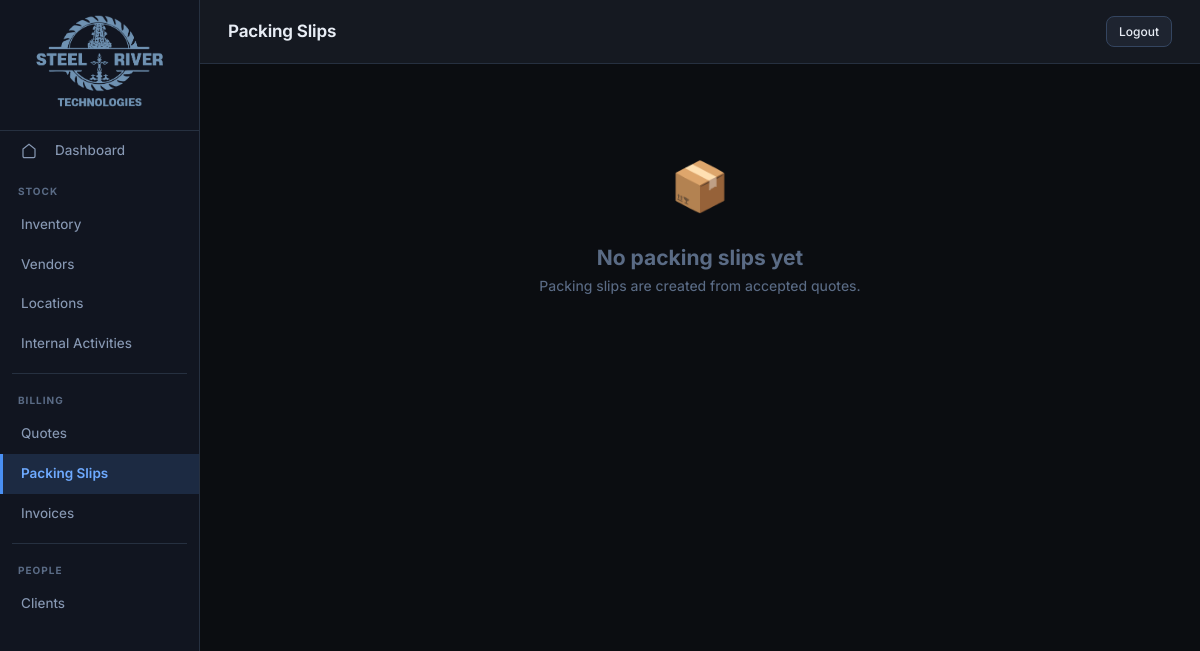
Page /packing-slips/ on the earlier database version.
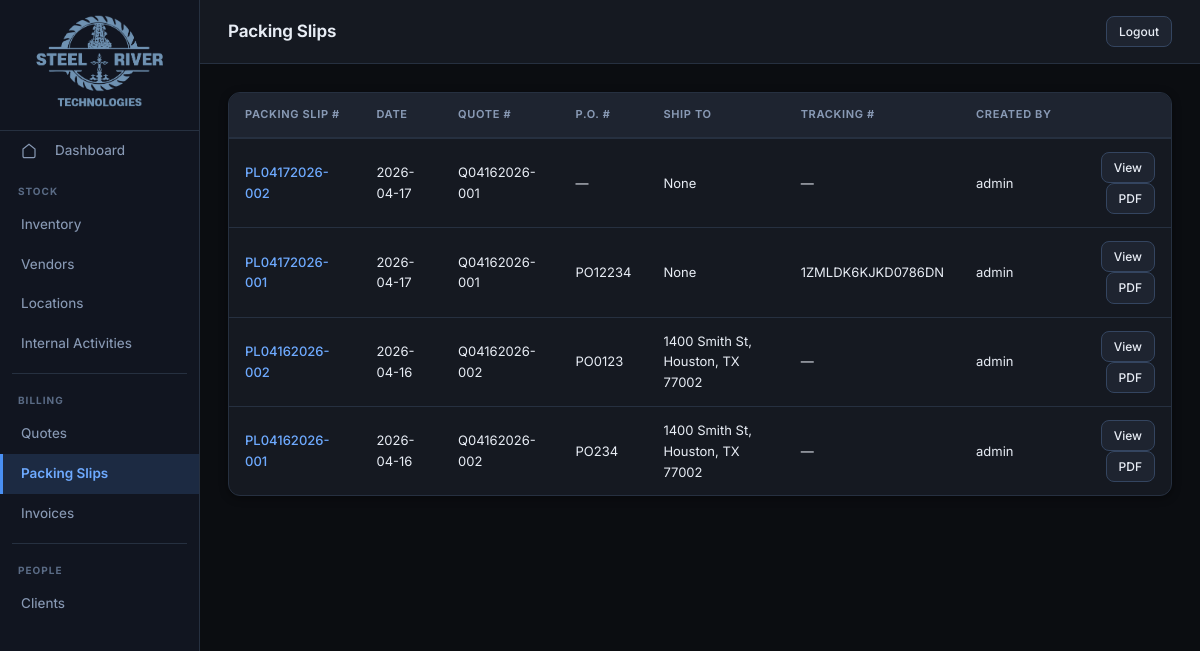
Same page on the later database version.
### tables this page shows
CREATE TABLE Packing_Slip (
    packing_slip_number  TEXT PRIMARY KEY,
    quote_number         TEXT REFERENCES Quote(quote_number),
    packing_slip_date    TEXT,
    po_number            TEXT,
    ship_via             TEXT,
    delivered_by         TEXT,
    ship_from            TEXT,
    ship_to              TEXT,
    client_id            TEXT REFERENCES Clients(client_id),
    created_by TEXT,
    created_at TEXT,
    modified_by TEXT,
    modified_at TEXT,
    tracking_number TEXT
);

### app/routes/packing_slips.py (the view)
@router.get("/", response_class=HTMLResponse)
def pl_list(request: Request):
    db = get_db()
    pl_list = db.execute(
        "SELECT * FROM Packing_Slip ORDER BY created_at DESC"
    ).fetchall()
    return templates.TemplateResponse(
        "packing_slips/list.html", {"request": request, "packing_slips": pl_list}
    )

### app/templates/packing_slips/list.html (shortened to what this page needs)
{% extends "base.html" %}
{% block page_title %}Packing Slips{% endblock %}
{% set active = "packing_slips" %}
{% block content %}
{% if packing_slips %}
<div class="table-wrap">
<table>
  <thead>
    <tr>
      <th>Packing Slip #</th>
      <th>Date</th>
      <th>Quote #</th>
      <th>P.O. #</th>
      <th>Ship To</th>
      <th>Tracking #</th>
      <th>Created By</th>
      <th></th>
    </tr>
  </thead>
  <tbody>
  {% for pl in packing_slips %}
  <tr>
    <td><a href="/packing-slips/{{ pl.packing_slip_number }}">{{ pl.packing_slip_number }}</a></td>
    <td>{{ pl.packing_slip_date or "—" }}</td>
    <td>{{ pl.quote_number or "—" }}</td>
    <td>{{ pl.po_number or "—" }}</td>
    <td>{{ pl.ship_to or "—" }}</td>
    <td>{{ pl.tracking_number or "—" }}</td>
    <td>{{ pl.created_by or "-" }}</td>
    <td style="text-align:right;">
      <a href="/packing-slips/{{ pl.packing_slip_number }}" class="btn btn-sm">View</a>
      <a href="/packing-slips/{{ pl.packing_slip_number }}/pdf" class="btn btn-sm" target="_blank">PDF</a>
    </td>
  </tr>
  {% endfor %}
  </tbody>
</table>
</div>
{% else %}
<div class="empty-state">
  <div style="font-size: 48px; margin-bottom: 16px;">📦</div>
  <h2>No packing slips yet</h2>
  <p>Packing slips are created from accepted quotes.</p>
</div>
{% endif %}
{% endblock %}

### app/templates/base.html (shortened to what this page needs)
<!DOCTYPE html>
<html lang="en">
<head>
  <link rel="stylesheet" href="/static/css/main.css?v=2">
</head>
<body>
<div class="app">
  <nav class="sidebar">
    <div class="sidebar-brand" style="justify-content: center; padding: 12px 10px;">
      <a href="https://steelriver-tech.com/" target="_blank"><img src="/static/img/logo.png" alt="Steel River Technologies" style="max-width: 100%; max-height: 100px; width: auto; height: auto; object-fit: contain;"></a>
    </div>
    <a href="/" class="sidebar-item {% if active=='home' %}active{% endif %}">
      <svg viewBox="0 0 24 24" style="width:16px;height:16px;margin-right:8px;"><path d="M3 9l9-7 9 7v11a2 2 0 0 1-2 2H5a2 2 0 0 1-2-2z"/></svg>
      Dashboard
    </a>
    <div class="sidebar-group">
      <div class="sidebar-label">Stock</div>
      <a href="/inventory/" class="sidebar-item {% if active=='inventory' %}active{% endif %}">
        Inventory
      </a>
      <a href="/vendors/" class="sidebar-item {% if active=='vendors' %}active{% endif %}">
        Vendors
      </a>
      <a href="/locations/" class="sidebar-item {% if active=='locations' %}active{% endif %}">
        Locations
      </a>
      <a href="/transactions/internal/" class="sidebar-item {% if active=='internal_activities' %}active{% endif %}">
        Internal Activities
      </a>
    </div>
    <div class="sidebar-divider"></div>
    <div class="sidebar-group">
      <div class="sidebar-label">Billing</div>
      <a href="/quotes/" class="sidebar-item {% if active=='quotes' %}active{% endif %}">
        Quotes
      </a>
      <a href="/packing-slips/" class="sidebar-item {% if active=='packing_slips' %}active{% endif %}">
        Packing Slips
      </a>
      <a href="/invoices/" class="sidebar-item {% if active=='invoices' %}active{% endif %}">
        Invoices
      </a>
    </div>
    <div class="sidebar-divider"></div>
    <div class="sidebar-group">
      <div class="sidebar-label">People</div>
      <a href="/clients/" class="sidebar-item {% if active=='clients' %}active{% endif %}">
        Clients
      </a>
    </div>
  </nav>
  <div class="main">
    <div class="topbar">
      <div>
        <div class="topbar-title">{% block page_title %}{% endblock %}</div>
      </div>
      <div class="topbar-actions">
        <a href="/logout" class="btn btn-sm">Logout</a>
      </div>
    </div>
    <div class="content">
      {% block content %}{% endblock %}
    </div>
  </div>
</div>
</body>
</html>

### app/static/css/main.css (style rules this page uses)
:root { --bg: #0b0d11; --surface: #151921; --surface2: #1e2430; --surface3: #283040; --surface-hover:#263040; --sidebar-bg: #111520; --sidebar-hover:#1a2235; --sidebar-active:#1c2a42; --border: #263040; --border2: #344560; --border-light:#45567a; --text: #e8edf5; --text2: #8899b4; --text3: #5a6b85; --text-muted: #3d4e68; --accent: #4a90f4; --accent2: #6eaaff; --accent-bg: rgba(74, 144, 244, 0.12); --accent-border:rgba(74, 144, 244, 0.35); --red: #f05545; --red-soft: #ff8a80; --red-bg: rgba(240, 85, 69, 0.12); --green: #2ecc71; --green-soft: #7defa0; --green-bg: rgba(46, 204, 113, 0.12); --amber: #f5a623; --amber-soft: #ffd166; --amber-bg: rgba(245, 166, 35, 0.12); --purple: #b07af5; --purple-bg: rgba(176, 122, 245, 0.12); --cyan: #26d9e6; --cyan-bg: rgba(38, 217, 230, 0.12); --font: 'Inter', system-ui, -apple-system, sans-serif; --mono: 'JetBrains Mono', 'Consolas', monospace; --radius: 8px; --radius-lg: 12px; --radius-xl: 16px; --shadow: 0 2px 8px rgba(0,0,0,0.4); --shadow-lg: 0 8px 24px rgba(0,0,0,0.5); --shadow-glow: 0 0 24px rgba(74, 144, 244, 0.15); --transition-fast: 0.15s cubic-bezier(0.4, 0, 0.2, 1); --transition: 0.2s cubic-bezier(0.4, 0, 0.2, 1); }
*, *::before, *::after { box-sizing: border-box; margin: 0; padding: 0; }
html, body { height: 100%; background: var(--bg); color: var(--text); font-family: var(--font); font-size: 14px; line-height: 1.6; -webkit-font-smoothing: antialiased; -moz-osx-font-smoothing: grayscale; }
a { color: var(--accent2); text-decoration: none; transition: color var(--transition-fast); }
.app { display: flex; height: 100vh; overflow: hidden; }
.sidebar { width: 200px; flex-shrink: 0; background: var(--sidebar-bg); border-right: 1px solid var(--border); display: flex; flex-direction: column; overflow-y: auto; }
.sidebar-brand { display: flex; align-items: center; gap: 10px; padding: 18px 16px 14px; border-bottom: 1px solid var(--border); }
.sidebar-group { padding: 8px 0 4px; }
.sidebar-label { font-size: 10px; font-weight: 700; letter-spacing: 0.1em; text-transform: uppercase; color: var(--text3); padding: 4px 18px 6px; }
.sidebar-item { display: flex; align-items: center; gap: 10px; padding: 9px 18px; font-size: 13.5px; color: var(--text2); text-decoration: none; border-radius: 0; transition: all var(--transition); border-left: 3px solid transparent; font-weight: 450; }
.sidebar-item.active { background: var(--sidebar-active); color: var(--accent2); border-left-color: var(--accent); font-weight: 600; }
.sidebar-item svg { width: 15px; height: 15px; flex-shrink: 0; stroke: currentColor; fill: none; stroke-width: 1.8; }
.sidebar-divider { height: 1px; background: var(--border); margin: 6px 12px; }
.main { flex: 1; display: flex; flex-direction: column; overflow: hidden; }
.topbar { padding: 16px 28px; border-bottom: 1px solid var(--border); display: flex; align-items: center; justify-content: space-between; background: var(--surface); flex-shrink: 0; }
.topbar-title { font-size: 17px; font-weight: 650; color: var(--text); letter-spacing: -0.01em; }
.topbar-actions { display: flex; gap: 10px; align-items: center; }
.content { flex: 1; overflow-y: auto; padding: 28px; background: var(--bg); }
.btn { display: inline-flex; align-items: center; gap: 6px; padding: 8px 16px; font-size: 13px; font-family: var(--font); font-weight: 500; border-radius: var(--radius); cursor: pointer; border: 1px solid var(--border2); background: var(--surface2); color: var(--text); text-decoration: none; transition: all var(--transition); white-space: nowrap; }
.btn-sm { padding: 5px 12px; font-size: 12px; }
.table-wrap { overflow-x: auto; border: 1px solid var(--border); border-radius: var(--radius-lg); background: var(--surface); box-shadow: var(--shadow); }
table { width: 100%; border-collapse: collapse; }
thead th { background: var(--surface2); color: var(--text2); font-size: 11px; font-weight: 650; letter-spacing: 0.06em; text-transform: uppercase; padding: 13px 16px; text-align: left; border-bottom: 2px solid var(--border); white-space: nowrap; }
tbody tr { border-bottom: 1px solid var(--border); transition: background var(--transition-fast); }
tbody tr:last-child { border-bottom: none; }
tbody td { padding: 13px 16px; font-size: 13px; color: var(--text); vertical-align: middle; }
td a { color: var(--accent2); text-decoration: none; font-weight: 500; }

Differences in the rows shown:
added Packing_Slip: packing_slip_number "PL04172026-002", packing_slip_date "2026-04-17", quote_number "Q04162026-001", po_number "—", ship_to "None", tracking_number "—", created_by "admin"
added Packing_Slip: packing_slip_number "PL04172026-001", packing_slip_date "2026-04-17", quote_number "Q04162026-001", po_number "PO12234", ship_to "None", tracking_number "1ZMLDK6KJKD0786DN", created_by "admin"
added Packing_Slip: packing_slip_number "PL04162026-002", packing_slip_date "2026-04-16", quote_number "Q04162026-002", po_number "PO0123", ship_to "1400 Smith St, Houston, TX 77002", tracking_number "—", created_by "admin"
added Packing_Slip: packing_slip_number "PL04162026-001", packing_slip_date "2026-04-16", quote_number "Q04162026-002", po_number "PO234", ship_to "1400 Smith St, Houston, TX 77002", tracking_number "—", created_by "admin"
Other differences:
text no longer shown: "📦 No packing slips yet Packing slips are created from accepted quotes."
text now shown: "PACKING SLIP # DATE QUOTE # P.O. # SHIP TO TRACKING # CREATED BY"
